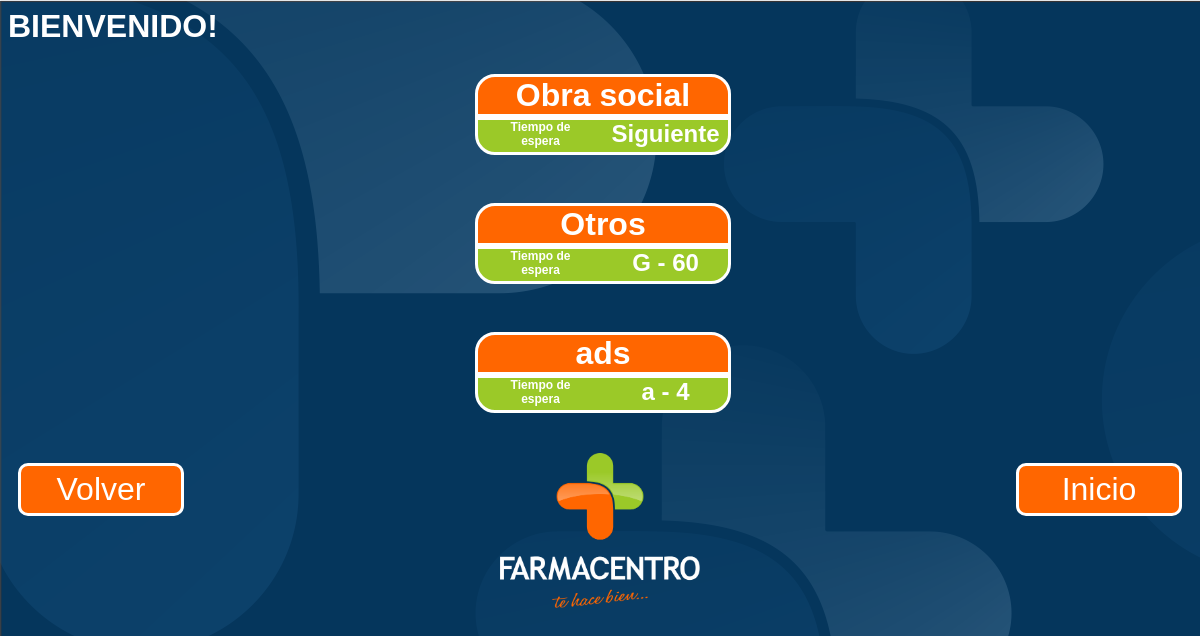
/index.php?c=turno&a=sacarTurno, run on an earlier commit of the app's database.
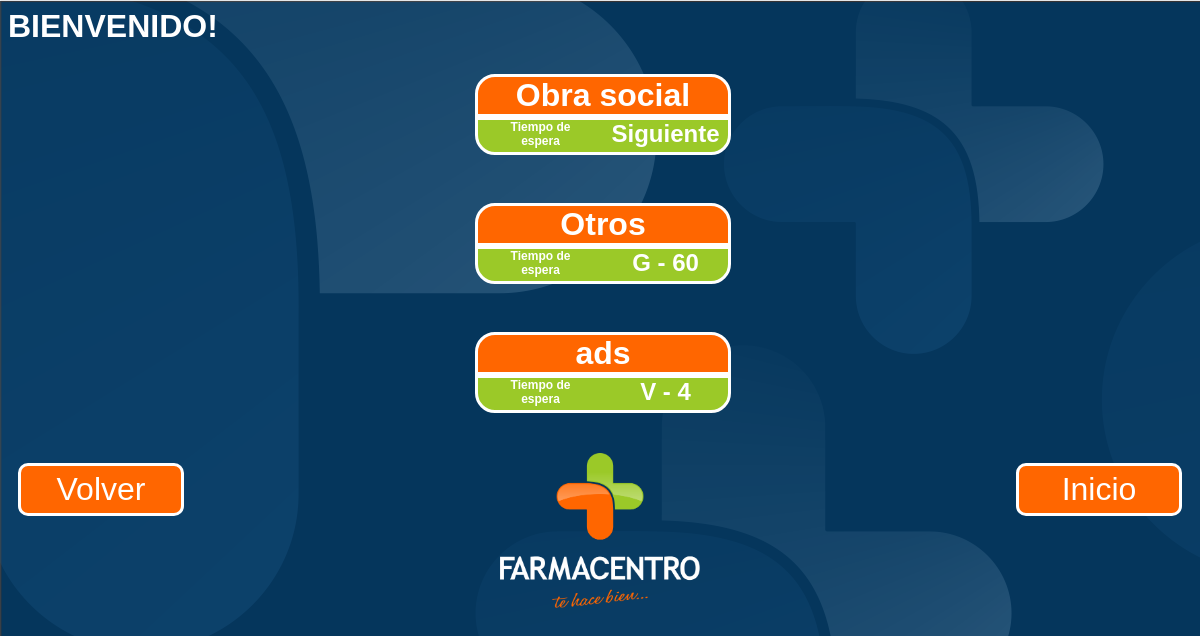
And on a later commit of the database.
### tables this page shows
CREATE TABLE `Cola` (
  `idCola` int(10) unsigned NOT NULL AUTO_INCREMENT,
  `nombreCola` varchar(30) DEFAULT NULL,
  `idEmpleado` int(10) DEFAULT NULL,
  `hijoDe` int(10) DEFAULT NULL,
  `siguiente` int(10) DEFAULT NULL,
  `letra` char(1) DEFAULT NULL,
  PRIMARY KEY (`idCola`)
);

### index.php (called while the page is built, shortened)
<?php
$accion = "index";
if(isset($_REQUEST['a'])){
    $accion = $_REQUEST['a'];
}
$controller = new $controller();
$controller->$accion();
?>

### model/cola.php (called while the page is built, shortened)
<?php
class Cola{
    private $idCola;
    private $nombreCola;
    private $siguiente;
    private $letra;
    public function getIdCola() {
        return $this->idCola;
    }
    public function setIdCola($idCola) {
        $this->idCola = $idCola;
    }
    public function getNombreCola() {
        return $this->nombreCola;
    }
    public function setNombreCola($nombreCola) {
        $this->nombreCola = $nombreCola;
    }
    function getSiguiente() {
        return $this->siguiente;
    }
    function getLetra() {
        return $this->letra;
    }
    function setSiguiente($siguiente) {
        $this->siguiente = $siguiente;
    }
    function setLetra($letra) {
        $this->letra = $letra;
    }
    public static function getList2(){
        try {
            $mdb =  DataBase::getDb();
            $temp = $mdb->prepare('SELECT * FROM Cola WHERE hijoDe IS NULL');
            $temp->execute();
            $resultado = $temp->fetchAll();
            foreach($resultado as $fila) {
                $data[] = new Cola($fila['idCola'], $fila['nombreCola'], $fila['idEmpleado'], $fila['hijoDe'],
                        $fila['siguiente'], $fila['letra']);
            }
        } catch (PDOException $e) {
            print "¡Error!: " . $e->getMessage() . "<br/>";
            die();
        }
        return $data;
    }
}
?>

### view/turno/seleccion.php (the view)
<h1>BIENVENIDO!</h1>
<div class="center">
<?php foreach ($colas as $c){
    echo "<a href='index.php?c=turno&a=sacarTurno&id=" . $c->getIdCola() . "'>";?>
    <div class="queueSelection">
        <div class="queueTitle"><?= $c->getNombreCola(); ?> </div>
        <div class="queueInformation">
            <div class="izq">Tiempo de <br/> espera</div>
            <div class="der"><?= ($c->getLetra() == null)? "Siguiente" : $c->getLetra() . " - " .$c->getSiguiente(); ?></div>
        </div>
    </div>
<?php
    echo "</a><br /><br /> ";
    }
?>
</div>

What changed in the data, as far as the page shows it:
changed cola "ads": letra "a" → "V"
